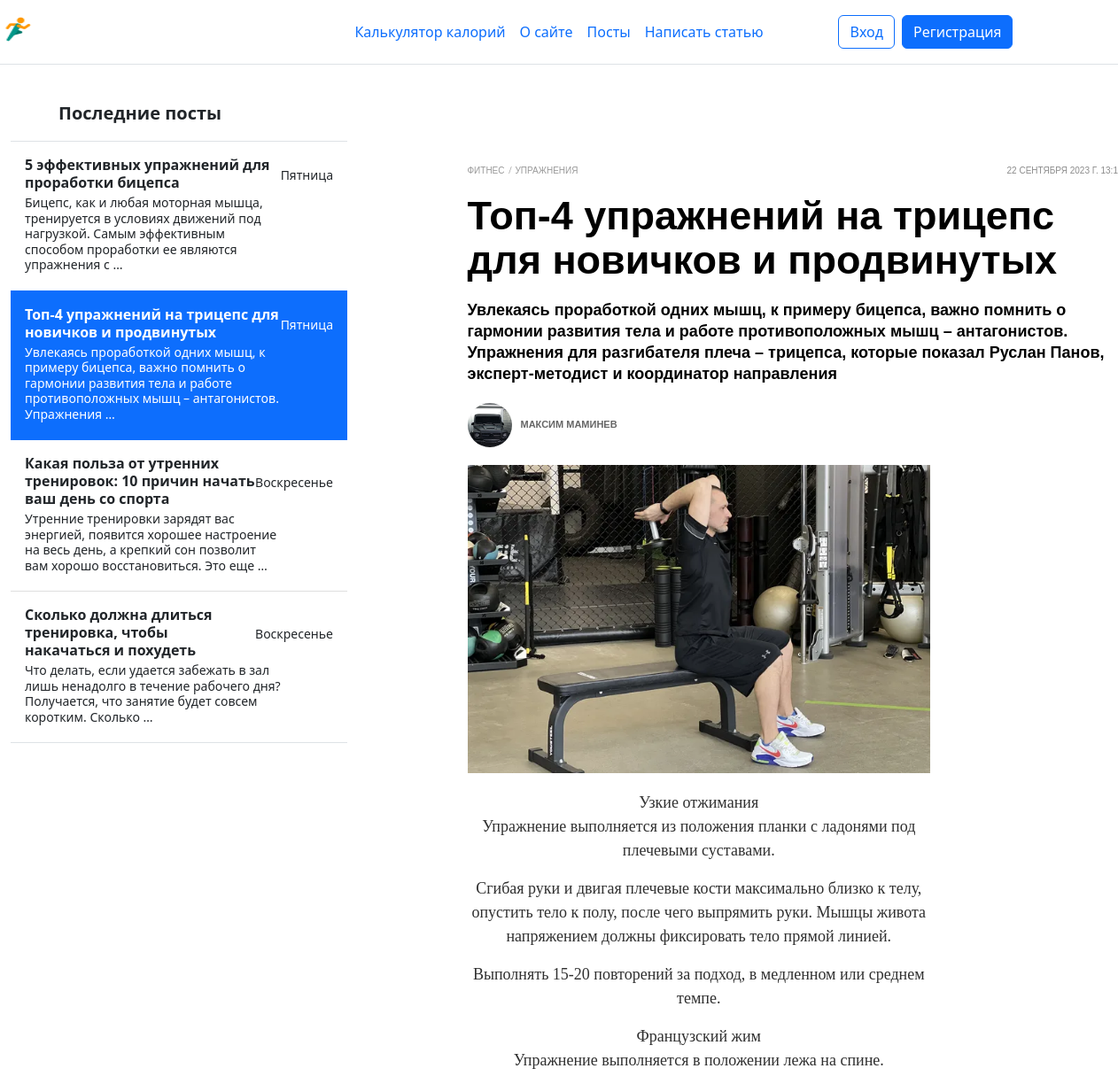
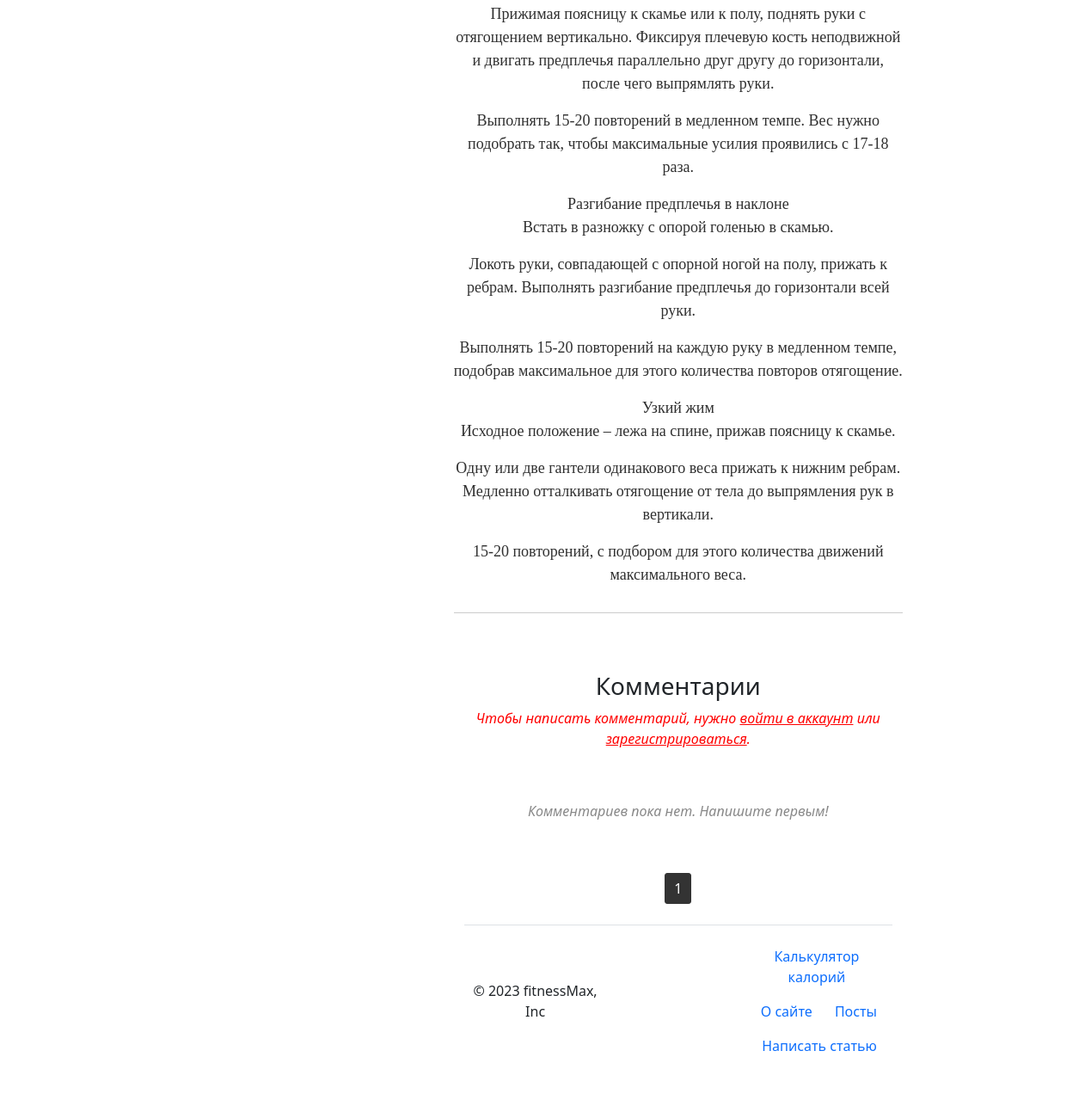
Screenshot of /posts/top-4-uprazhnenij-na-triceps-dlya-novichkov-i-prodvinutyh/ with the database file from the repository (2 pictures, top to bottom).
### calorie_calculator/models.py (models this page shows)
class Menu(models.Model):
    name = models.CharField(max_length=255, blank=True, verbose_name='Название')
    description = models.TextField(verbose_name='Описание')
    slug = models.CharField(max_length=255, verbose_name='URL', unique=True, null=True, blank=True)
    view_name = models.CharField(max_length=255, verbose_name='Название view', null=True)
    title_for_page = models.CharField(max_length=255, verbose_name='Заголовок для страницы', blank=True, null=True)
    def get_absolute_url(self):
        if self.slug is None:
            return reverse('home')
        return reverse(viewname=f'{self.view_name}')
    def __str__(self):
        return self.name

### posts/models.py (models this page shows, shortened)
class Posts(models.Model):
    title = models.CharField(max_length=255, verbose_name='Заголовок')
    content = models.TextField(verbose_name='Текст поста')
    description = models.CharField(max_length=255, verbose_name='Краткое описание статьи')
    slug = models.SlugField(max_length=255, db_index=True, unique=True, verbose_name='URL')
    cat = models.ForeignKey('Category', on_delete=models.CASCADE, verbose_name='Категория', null=True)
    time_create = models.DateTimeField(auto_now_add=True, verbose_name='Время создания')
    photo = models.ImageField(upload_to='photos/%Y/%m/%d', verbose_name='Картинка', null=True)
    author = models.ForeignKey(AUTH_USER_MODEL, on_delete=models.CASCADE, verbose_name='Автор', blank=True, null=True)
    is_published = models.BooleanField(verbose_name='Публикация', default=False)
    class Meta:
        verbose_name = 'Посты'
        verbose_name_plural = 'Посты'
        ordering = ['-time_create', '-title']
    def get_absolute_url(self):
        return reverse('post', kwargs={'post_slug': self.slug})

class Category(models.Model):
    name = models.CharField(max_length=255, blank=True, verbose_name='Название категории')
    slug = models.SlugField(max_length=255, unique=True, verbose_name='URL', db_index=True)
    def __str__(self):
        return self.name
    class Meta:
        verbose_name = 'Категория'
        verbose_name_plural = 'Категории'
        ordering = ['id']

### registration/models.py (models this page shows)
class CustomUser(AbstractUser):
    avatar = models.ImageField(upload_to='avatars/', blank=True, null=True)
    email = models.EmailField(unique=True)

### posts/views.py (the view)
# urls.py: path('<slug:post_slug>/', Post.as_view(), name='post')
class Post(DetailView, DataMixin):
    model = Posts
    template_name = 'posts/show_post.html'
    context_object_name = 'post'
    slug_url_kwarg = 'post_slug'
    def get_context_data(self, *, object_list=None, **kwargs):
        context = super().get_context_data(**kwargs)
        user_context = self.get_user_context(title=self.get_object().title)
        comments = Comment.objects.filter(post=self.object)
        paginator = Paginator(comments, 5)  # Здесь 5 - количество комментариев на одной странице
        page_number = self.request.GET.get('page')
        page_obj = paginator.get_page(page_number)
        context['comments'] = page_obj
        form = CommentForm()
        context['form'] = form
        return dict(list(context.items()) + list(user_context.items()))
    def post(self, request, *args, **kwargs):
        post = self.get_object()
        user = request.user
        content = request.POST.get('content')
        Comment.objects.create(post=post, user=user, content=content)
        return HttpResponseRedirect(reverse('post', kwargs={'post_slug': post.slug}))

### utils.py (called while the page is built)
    def get_user_context(self, **kwargs):
        context = kwargs
        last_posts = Posts.objects.all().filter(is_published=True).order_by('-time_create')[:6]
        menu = Menu.objects.all()
        context['menu'] = menu
        context['last_posts'] = last_posts
        return context

### posts/templates/posts/show_post.html (shortened to what this page needs)
{% extends 'common/base.html' %}
{% block content %}
<div data-v-670ba17f="" class="detail-page__article"> <div data-v-670ba17f="" itemscope="itemscope" itemtype="http://schema.org/Article" id="article-1985365" class="article-detail-page article article--0"> <div id="article-detail_1985365" itemprop="articleBody" class="article-detail article-detail_order_0 article-detail-with_vertical-video-recommendation"> <div class="article-detail__desc"><header class="article-detail__header"> <div data-v-fa46edbe="" class="article-detail__breadcrumbs breadcrumbs breadcrumbs_skin_grey"><div data-v-fa46edbe="" class="breadcrumbs__list"><div data-v-fa46edbe="" itemprop="articleSection" class="breadcrumbs__item"><a data-v-fa46edbe="" href="/fitness/" class="breadcrumbs__link nuxt-link-active">
    Фитнес
  </a></div><div data-v-fa46edbe="" itemprop="articleSection" class="breadcrumbs__item"><a data-v-fa46edbe="" href="/fitness/training/" class="breadcrumbs__link nuxt-link-active">
    {{post.cat}}
  </a></div></div> <div data-v-fa46edbe="" itemprop="datePublished dateModified" datetime="2023-06-19T09:32:00.000Z" class="breadcrumbs__date">
{{post.time_create}}
</div></div>  <h1 itemprop="headline" class="article-detail__title">{{post.title}}</h1>  <div class="article-detail__subtitle">{{post.description}}</div>  <div data-v-c7726334="" class="author-wrapper article-detail__author"><div data-v-c7726334="" itemprop="author" itemscope="itemscope" itemtype="http://schema.org/Person" class="author-article author-article_skin_grey"><a data-v-c7726334="" href="/author/rotach/" class="author-article__cnt --is-really" itemprop="url"><div data-v-c7726334="" class="picture picture-container picture-container_stretch picture-container_circle"><div class="picture-container__wrapper picture-container__wrapper_defined_ratio"><figure class="picture"><picture itemscope="itemscope" itemtype="https://schema.org/ImageObject" class="picture__content"><meta itemprop="url" content="{{post.author.avatar.url}}"> <meta itemprop="width" content="50"> <meta itemprop="height" content="50"> <meta itemprop="representativeOfPage" content="1"> <source type="image/webp" srcset="{{post.author.avatar.url}} 1x, {{post.author.avatar.url}} 2x">  <img width="50" height="50" alt="{{post.author.first_name}}" title="" draggable="false" itemprop="image" src="{{post.author.avatar.url}}" srcset="{{post.author.avatar.url}} 1x, {{post.author.avatar.url}} 2x"></picture></figure> <div title="" class="picture-layer" style="padding-top: 100%;"></div></div></div> <div data-v-c7726334="" class="author-info"><div data-v-c7726334="" field="name" itemprop="name" class="author-info__name">{{post.author.first_name}} {{post.author.last_name}}</div> <div data-v-c7726334="" field="description" itemprop="jobTitle" class="author-info__description"></div></div></a></div> </div>
  </a></div></div></div> </div></header> <div class="article-detail__image"><div class="picture-container picture-container_stretch"><div class="picture-container__wrapper picture-container__wrapper_defined_ratio"><figure class="picture"><picture class="picture__content"> <source media="(max-width: 509.9px)" type="image/webp" srcset="{{post.photo.url}} 2x"><source media="(min-width: 510px)" type="image/webp" srcset="{{post.photo.url}} 1x, {{post.photo.url}} 2x"> <source media="(max-width: 509.9px)" srcset="{{post.photo.url}} 1x, {{post.photo.url}} 2x"><source media="(min-width: 510px)" srcset="{{post.photo.url}} 1x, {{post.photo.url}} 2x"> <img width="666" height="444" alt="{{post.title}}" title="{{post.title}}" draggable="false" src="{{post.photo.url}}" srcset="{{post.photo.url}} 1x, {{post.photo.url}} 2x"></picture></figure> <div title="Упражнение «Прогулка фермера»: как его правильно выполнять и&amp;nbsp;почему стоит включить в&amp;nbsp;программу" class="picture-layer" style="padding-top: 66.6667%;"></div></div></div> </div><div class="article-detail__content"><div><div class="article-detail_tag_div"> <div class="article-element article-element_map"><div data-v-7c53ddb8="" class="article-map"><div data-v-7c53ddb8="" class="article-map__title">{{post.content|linebreaks}}</div>
  <div class="separator"></div>
  <br><br>
  <h3 class="comments-title">Комментарии</h3>
  {% if request.user.is_authenticated %}
  <form method="post">
    {% csrf_token %}
    {{ form.non_field_errors }}
    {% for f in form %}
      {{ f }}
      <p>{{ f.errors }}</p>
    {% endfor %}
    <button type="submit" class="btn btn-primary">Оставить комментарий</button>
  </form>
  {% else %}
  <p style="color: red; font-style: italic;">Чтобы написать комментарий, нужно <a href="{% url 'login' %}">войти в аккаунт</a> или <a href="{% url 'register' %}">зарегистрироваться</a>.</p>
{% endif %}
<div class="comments">
  {% for comment in comments %}
    <div class="comment">
      <div class="comment-details">
        <div class="avatar-username">
          <div class="comment-avatar">
            <img src="{{ comment.user.avatar.url }}" alt="Аватар">
          </div>
          <p class="comment-username">{{ comment.user.first_name }} {{ comment.user.last_name }}</p>
        </div>
        <div class="comment-content">
          <p>{{ comment.content }}</p>
          <p class="comment-date">Время написания: {{ comment.created_at }}</p>
        </div>
      </div>
    </div>
  {% empty %}
    <p class="no-comments">Комментариев пока нет. Напишите первым!</p>
  {% endfor %}
</div>
  <div class="pagination">
    <span class="step-links">
      <span class="current-page">{{ comments.number }}</span>
    </span>
  </div>
{% endblock %}

### templates/common/base.html (shortened to what this page needs)
{% load static %}
<!DOCTYPE html>
<html lang="en">
<head>
    <link rel="stylesheet" href="https://cdn.jsdelivr.net/npm/bootstrap@5.2.3/dist/css/bootstrap.min.css">
    <link rel="stylesheet" href="{% static 'css/styles.css' %}">
    <link rel="stylesheet" href="{% static 'calorie_calculator/css/styles.css' %}">
    <link rel="stylesheet" href="{% static 'posts/css/style.css' %}">
    <link rel="stylesheet" href="{% static 'posts/css/addpage.css' %}">
    <link rel="stylesheet" href="{% static 'posts/css/paginator.css' %}">
    <link rel="stylesheet" href="{% static 'posts/css/comments.css' %}">
</head>
<body>
    {% block header %}
    <header class="d-flex flex-wrap align-items-center justify-content-center justify-content-md-between py-3 mb-4 border-bottom">
        <div class="col-md-3 mb-2 mb-md-0 dop_png">
          <a href="/" class="d-inline-flex link-body-emphasis text-decoration-none">
            <img src="{% static 'calorie_calculator/images/main.png' %}" width="40" height="32">
          </a>
        </div>
        <ul class="nav col-12 col-md-auto mb-2 justify-content-center mb-md-0 dop_header">
          {% for m in menu %}
          {% if m.slug == request.path|slice:'1:'|slice:'-1' or m.slug is None and request.path == '/' %}
          <li class="nav-link px-2 link-secondary">{{m}}</li>
          {% else %}
          <li><a href="{{m.get_absolute_url}}" class="nav-link px-2">{{m}}</a></li>
        {% endif %}
        {% endfor %}
        </ul>
        <div class="col-md-3 text-end dop_login">
          {% if request.user.is_authenticated %}
          <form action="{% url 'logout' %}">
            <div class="d-flex">
              <button type="button" class="btn btn-outline-primary me-2">Привет, {{request.user.first_name}}!</button>
              <button type="submit" class="btn btn-primary">Выйти</button>
            </div>
          </form>
          {% else %}
          <form action="{% url 'login' %}">
            <div class="d-flex">
              <button type="submit" class="btn btn-outline-primary me-2">Вход</button>
            </form>
              <form action="{% url 'register' %}">
                <button type="submit" class="btn btn-primary">Регистрация</button>
              </div>
          {% endif %}
      </header>
    {% endblock %}
    <div class="container-fluid">
      <div class="row">
        <div class="col-md-3 sidebar dop_sidebar">
    {% block sidebar %}
    <div class="d-flex flex-column align-items-stretch flex-shrink-0 bg-body-tertiary" style="width: 380px;">
      <a href="{% url 'PostsHome' %}" class="d-flex align-items-center flex-shrink-0 p-3 link-body-emphasis text-decoration-none border-bottom">
        <svg class="bi pe-none me-2" width="30" height="24"><use xlink:href="#bootstrap"></use></svg>
        <span class="fs-5 fw-semibold">Последние посты</span>
      </a>
      <div class="list-group list-group-flush border-bottom scrollarea mini_tel">
      {% for p in last_posts %}
        {% if request.path_info|slice:'7:'|slice:'0:-1' == p.slug %}
        <a href="{{p.get_absolute_url}}" class="list-group-item list-group-item-action active py-3 lh-sm" aria-current="true">
          <div class="d-flex w-100 align-items-center justify-content-between">
            <strong class="mb-1">{{p.title}}</strong>
            <small>{{ p.time_create|date:'l' }}</small>
          </div>
          <div class="col-10 mb-1 small">{{p.description|truncatewords:20}}</div>
        </a>
        {% else %}
        <a href="{{p.get_absolute_url}}" class="list-group-item list-group-item-action py-3 lh-sm">
          <div class="d-flex w-100 align-items-center justify-content-between">
            <strong class="mb-1">{{p.title}}</strong>
            <small class="text-body-secondary">{{ p.time_create|date:'l' }}</small>
          </div>
          <div class="col-10 mb-1 small">{{p.description|truncatewords:20}}</div>
        </a>
        {% endif %}
        {% endfor %}
      </div>
    </div>
    {% endblock %}
  </div>
  <div class="col-md-9 content mobile">
    <div class="content content-text-center">
    {% block content %}
    {% endblock %}
        </div>
    </div>
  </div>
  </div>
  {% block footer %}
  <div class="container-fluid">
    <footer class="d-flex flex-wrap justify-content-between align-items-center py-3 my-4 border-top">
      <p class="col-md-4 mb-0 text-body-secondary">© 2023 fitnessMax, Inc</p>
      <a href="/" class="col-md-4 d-flex align-items-center justify-content-center mb-3 mb-md-0 me-md-auto link-body-emphasis text-decoration-none">
        <svg class="bi me-2" width="40" height="32"><use xlink:href="#bootstrap"></use></svg>
      </a>
      <ul class="nav col-md-4 justify-content-end">
        {% for m in menu %}
        {% if m.slug == request.path|slice:'1:'|slice:'-1' or m.slug is None and request.path == '/' %}
          <li class="nav-link px-2 text-body">{{m}}</li>
        {% else %}
          <li class="nav-item"><a href="{{m.get_absolute_url}}" class="nav-link px-2 text-body-secondary">{{m}}</a></li>
        {% endif %}
        {% endfor %}
      </ul>
    </footer>
  </div>
  {% endblock %}
</body>
</html>

### calorie_calculator/static/calorie_calculator/css/styles.css (style rules this page uses)
.content-text-center { margin: 10px 150px; text-align: center; padding: 50px; }
html, body { height: 100%; }
body { display: flex; flex-direction: column; }
.container-fluid { flex: 1; }
footer { display: flex; align-items: center; justify-content: space-between; position: relative; bottom: 0; left: 0; width: 100%; }
footer ul.nav { display: flex; list-style: none; padding: 0; margin: 0; }
footer ul.nav li { margin-right: 10px; }

### posts/static/posts/css/comments.css (style rules this page uses)
.no-comments { color: #888; font-style: italic; margin: 60px 0; }
.separator { margin: 20px 0; border-top: 1px solid #ccc; }
.pagination { margin-top: 20px; display: flex; justify-content: center; }
.pagination .step-links { display: inline-block; }
.pagination .current-page { display: inline-block; padding: 5px 10px; margin: 0 2px; color: #fff; background-color: #333; border: 1px solid #333; text-decoration: none; border-radius: 3px; }

### rows the page displays
Menu: name "Калькулятор калорий"
Menu: name "О сайте"
Menu: name "Посты"
Menu: name "Написать статью"
Posts: title "5 эффективных упражнений для проработки бицепса", time_create "Пятница", description "Бицепс, как и любая моторная мышца, тренируется в условиях движений под нагрузкой. Самым эффективным способом проработки ее являются упражнения с …"
Posts: title "Топ-4 упражнений на трицепс для новичков и продвинутых", time_create "Пятница", description "Увлекаясь проработкой одних мышц, к примеру бицепса, важно помнить о гармонии развития тела и работе противоположных мышц – антагонистов. Упражнения …", cat "УПРАЖНЕНИЯ", time_create "22 СЕНТЯБРЯ 2023 Г.…", description "Увлекаясь проработкой одних мышц, к примеру бицепса, важно помнить о гармонии развития тела и работе противоположных мышц – антагонистов. Упражнения для разгибателя плеча – трицепса, которые показал Руслан Панов, эксперт-методист и координатор направления", author.avatar (picture), author.first_name "МАКСИМ", author.last_name "МАМИНЕВ", photo (picture), content "Узкие отжимания Упражнение выполняется из положения планки с ладонями под плечевыми суставами. Сгибая руки и двигая плечевые кости максимально близко к телу, опустить тело к полу, после чего выпрямить руки. Мышцы живота напряжением должны фиксировать тело прямой линией. Выполнять 15-20 повторений за подход, в медленном или среднем темпе. Французский жим Упражнение выполняется в положении лежа на спине. Прижимая поясницу к скамье или к полу, поднять руки с отягощением вертикально. Фиксируя плечевую кость неподвижной и двигать предплечья параллельно друг другу до горизонтали, после чего выпрямлять руки. Выполнять 15-20 повторений в медленном темпе. Вес нужно подобрать так, чтобы максимальные…"
Posts: title "Какая польза от утренних тренировок: 10 причин начать ваш день со спорта", time_create "Воскресенье", description "Утренние тренировки зарядят вас энергией, появится хорошее настроение на весь день, а крепкий сон позволит вам хорошо восстановиться. Это еще …"
Posts: title "Сколько должна длиться тренировка, чтобы накачаться и похудеть", time_create "Воскресенье", description "Что делать, если удается забежать в зал лишь ненадолго в течение рабочего дня? Получается, что занятие будет совсем коротким. Сколько …"

### other values shown
{{ comments.number }} "1"
